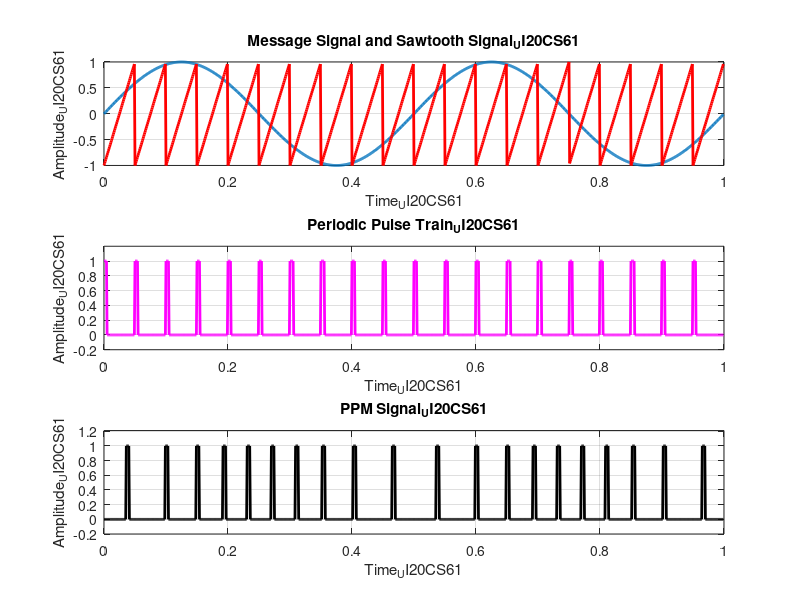

The MATLAB script that drew this image:
clc;
clear all;
fc = 20; 
pkg load signal;

fm =2;
fs = 1000; % sampling frequency

t=1;
a=1/fs;
n=[0:a:t];
n=n(1:end - 1);
duty = 10;
per = fs/fc;
on_t= per/duty;

s= square(2*pi*fc*n,duty);
s(find(s<0))=0;

m=sin(2*pi*fm*n);
A=1;
c=A.*sawtooth(2*pi*fc*n);
ppm=zeros(1,length(s));

id= find(c>m);
idd = diff(id);
iddd = find(idd ~= 1);
temp(1) = id(1);
temp(2:length(iddd)+1) = id(iddd +1);

for i = 1:length(temp)
  ppm(temp(i): temp(i) +on_t -1 ) = 1;
end

subplot (3,1,1) ;plot (n,m, 'LineWidth' ,2) ;
xlabel('Time_UI20CS61'); 
ylabel('Amplitude_UI20CS61') ;
title('Message Signal and Sawtooth Signal_UI20CS61');
hold on;


plot(n,c,'r','LineWidth' ,2) ;
grid on;

subplot(3,1,2);
plot(n,s, 'm','LineWidth',2);
xlabel('Time_UI20CS61'); 
ylabel('Amplitude_UI20CS61');
title('Periodic Pulse Train_UI20CS61');
grid on;
ylim([-0.2 1.2]);
subplot (3,1,3) ;plot(n,ppm, 'k','LineWidth',2);
xlabel('Time_UI20CS61'); 
ylabel('Amplitude_UI20CS61') ;
title('PPM Signal_UI20CS61'); 
grid on; 
ylim([-0.2 1.21]);